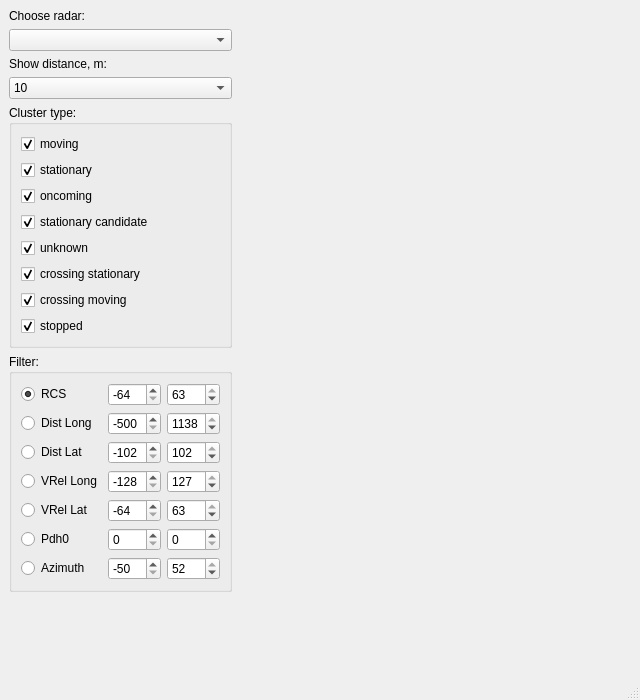
<?xml version="1.0" encoding="UTF-8"?>
<ui version="4.0">
 <class>DisplayData</class>
 <widget class="QMainWindow" name="DisplayData">
  <property name="geometry">
   <rect>
    <x>0</x>
    <y>0</y>
    <width>640</width>
    <height>700</height>
   </rect>
  </property>
  <property name="windowTitle">
   <string>MainWindow</string>
  </property>
  <property name="windowIcon">
   <iconset>
    <normaloff>icon.ico</normaloff>icon.ico</iconset>
  </property>
  <widget class="QWidget" name="centralwidget">
   <layout class="QGridLayout" name="gridLayout_2">
    <item row="0" column="0" rowspan="2">
     <layout class="QVBoxLayout" name="verticalLayout_2">
      <property name="sizeConstraint">
       <enum>QLayout::SetMinimumSize</enum>
      </property>
      <item>
       <widget class="QLabel" name="lRadNum">
        <property name="sizePolicy">
         <sizepolicy hsizetype="Preferred" vsizetype="Fixed">
          <horstretch>0</horstretch>
          <verstretch>0</verstretch>
         </sizepolicy>
        </property>
        <property name="frameShadow">
         <enum>QFrame::Plain</enum>
        </property>
        <property name="text">
         <string>Choose radar:</string>
        </property>
       </widget>
      </item>
      <item>
       <widget class="QComboBox" name="cmBRadNum"/>
      </item>
      <item>
       <widget class="QLabel" name="lChsDist">
        <property name="text">
         <string>Show distance, m:</string>
        </property>
       </widget>
      </item>
      <item>
       <widget class="QComboBox" name="cBChsDist">
        <item>
         <property name="text">
          <string>10</string>
         </property>
        </item>
        <item>
         <property name="text">
          <string>20</string>
         </property>
        </item>
        <item>
         <property name="text">
          <string>40</string>
         </property>
        </item>
        <item>
         <property name="text">
          <string>80</string>
         </property>
        </item>
        <item>
         <property name="text">
          <string>160</string>
         </property>
        </item>
        <item>
         <property name="text">
          <string>250</string>
         </property>
        </item>
        <item>
         <property name="text">
          <string>320</string>
         </property>
        </item>
       </widget>
      </item>
      <item>
       <widget class="QGroupBox" name="gBClType">
        <property name="title">
         <string>Cluster type:</string>
        </property>
        <layout class="QGridLayout" name="gridLayout_3">
         <item row="0" column="0">
          <layout class="QVBoxLayout" name="verticalLayout">
           <item>
            <widget class="QCheckBox" name="cBClMov">
             <property name="text">
              <string>moving</string>
             </property>
             <property name="checked">
              <bool>true</bool>
             </property>
            </widget>
           </item>
           <item>
            <widget class="QCheckBox" name="cBClStat">
             <property name="text">
              <string>stationary</string>
             </property>
             <property name="checked">
              <bool>true</bool>
             </property>
            </widget>
           </item>
           <item>
            <widget class="QCheckBox" name="cBClOnCom">
             <property name="text">
              <string>oncoming</string>
             </property>
             <property name="checked">
              <bool>true</bool>
             </property>
            </widget>
           </item>
           <item>
            <widget class="QCheckBox" name="cBClStatCond">
             <property name="focusPolicy">
              <enum>Qt::StrongFocus</enum>
             </property>
             <property name="text">
              <string>stationary candidate</string>
             </property>
             <property name="checked">
              <bool>true</bool>
             </property>
            </widget>
           </item>
           <item>
            <widget class="QCheckBox" name="cBClUnkn">
             <property name="text">
              <string>unknown</string>
             </property>
             <property name="checked">
              <bool>true</bool>
             </property>
            </widget>
           </item>
           <item>
            <widget class="QCheckBox" name="cBClCrossStat">
             <property name="text">
              <string>crossing stationary</string>
             </property>
             <property name="checked">
              <bool>true</bool>
             </property>
            </widget>
           </item>
           <item>
            <widget class="QCheckBox" name="cBClCrossMov">
             <property name="text">
              <string>crossing moving</string>
             </property>
             <property name="checked">
              <bool>true</bool>
             </property>
            </widget>
           </item>
           <item>
            <widget class="QCheckBox" name="cBClStop">
             <property name="text">
              <string>stopped</string>
             </property>
             <property name="checked">
              <bool>true</bool>
             </property>
            </widget>
           </item>
          </layout>
         </item>
        </layout>
       </widget>
      </item>
      <item>
       <widget class="QGroupBox" name="gBClFilt">
        <property name="title">
         <string>Filter:</string>
        </property>
        <layout class="QGridLayout" name="gridLayout_4">
         <item row="0" column="0">
          <layout class="QGridLayout" name="gridLayout">
           <item row="5" column="2">
            <widget class="QSpinBox" name="sBPdh0Max"/>
           </item>
           <item row="1" column="2">
            <widget class="QSpinBox" name="sBDistLongMax">
             <property name="minimum">
              <number>-500</number>
             </property>
             <property name="maximum">
              <number>1138</number>
             </property>
             <property name="value">
              <number>1138</number>
             </property>
            </widget>
           </item>
           <item row="3" column="1">
            <widget class="QSpinBox" name="sBVelLongMin">
             <property name="sizePolicy">
              <sizepolicy hsizetype="Minimum" vsizetype="Fixed">
               <horstretch>0</horstretch>
               <verstretch>0</verstretch>
              </sizepolicy>
             </property>
             <property name="minimum">
              <number>-128</number>
             </property>
             <property name="maximum">
              <number>127</number>
             </property>
             <property name="value">
              <number>-128</number>
             </property>
            </widget>
           </item>
           <item row="6" column="1">
            <widget class="QSpinBox" name="sBAzMin">
             <property name="minimum">
              <number>-50</number>
             </property>
             <property name="maximum">
              <number>52</number>
             </property>
             <property name="value">
              <number>-50</number>
             </property>
            </widget>
           </item>
           <item row="4" column="1">
            <widget class="QSpinBox" name="sBVelLatMin">
             <property name="minimum">
              <number>-64</number>
             </property>
             <property name="maximum">
              <number>63</number>
             </property>
             <property name="value">
              <number>-64</number>
             </property>
            </widget>
           </item>
           <item row="4" column="2">
            <widget class="QSpinBox" name="sBVelLatMax">
             <property name="minimum">
              <number>-64</number>
             </property>
             <property name="maximum">
              <number>63</number>
             </property>
             <property name="value">
              <number>63</number>
             </property>
            </widget>
           </item>
           <item row="0" column="1">
            <widget class="QSpinBox" name="sBRcsMin">
             <property name="minimum">
              <number>-64</number>
             </property>
             <property name="maximum">
              <number>63</number>
             </property>
             <property name="value">
              <number>-64</number>
             </property>
            </widget>
           </item>
           <item row="2" column="2">
            <widget class="QSpinBox" name="sBDistLatMax">
             <property name="minimum">
              <number>-102</number>
             </property>
             <property name="maximum">
              <number>102</number>
             </property>
             <property name="value">
              <number>102</number>
             </property>
            </widget>
           </item>
           <item row="1" column="1">
            <widget class="QSpinBox" name="sBDistLongMin">
             <property name="minimum">
              <number>-500</number>
             </property>
             <property name="maximum">
              <number>1138</number>
             </property>
             <property name="value">
              <number>-500</number>
             </property>
            </widget>
           </item>
           <item row="2" column="1">
            <widget class="QSpinBox" name="sBDistLatMin">
             <property name="minimum">
              <number>-102</number>
             </property>
             <property name="maximum">
              <number>102</number>
             </property>
             <property name="value">
              <number>-102</number>
             </property>
            </widget>
           </item>
           <item row="3" column="2">
            <widget class="QSpinBox" name="sBVelLongMax">
             <property name="minimum">
              <number>-128</number>
             </property>
             <property name="maximum">
              <number>127</number>
             </property>
             <property name="value">
              <number>127</number>
             </property>
            </widget>
           </item>
           <item row="0" column="2">
            <widget class="QSpinBox" name="sBRcsMax">
             <property name="minimum">
              <number>-64</number>
             </property>
             <property name="maximum">
              <number>63</number>
             </property>
             <property name="value">
              <number>63</number>
             </property>
            </widget>
           </item>
           <item row="6" column="2">
            <widget class="QSpinBox" name="sBAzMax">
             <property name="minimum">
              <number>-50</number>
             </property>
             <property name="maximum">
              <number>52</number>
             </property>
             <property name="value">
              <number>52</number>
             </property>
            </widget>
           </item>
           <item row="5" column="1">
            <widget class="QSpinBox" name="sBPdh0Min"/>
           </item>
           <item row="0" column="0">
            <widget class="QRadioButton" name="rBRcs">
             <property name="text">
              <string>RCS</string>
             </property>
             <property name="checked">
              <bool>true</bool>
             </property>
            </widget>
           </item>
           <item row="1" column="0">
            <widget class="QRadioButton" name="rBDistLong">
             <property name="text">
              <string>Dist Long</string>
             </property>
            </widget>
           </item>
           <item row="2" column="0">
            <widget class="QRadioButton" name="rBDistLat">
             <property name="text">
              <string>Dist Lat</string>
             </property>
            </widget>
           </item>
           <item row="3" column="0">
            <widget class="QRadioButton" name="rBVRelLong">
             <property name="text">
              <string>VRel Long</string>
             </property>
            </widget>
           </item>
           <item row="4" column="0">
            <widget class="QRadioButton" name="rBVRelLat">
             <property name="text">
              <string>VRel Lat</string>
             </property>
            </widget>
           </item>
           <item row="5" column="0">
            <widget class="QRadioButton" name="rBPdh0">
             <property name="text">
              <string>Pdh0</string>
             </property>
            </widget>
           </item>
           <item row="6" column="0">
            <widget class="QRadioButton" name="rBAzimuth">
             <property name="text">
              <string>Azimuth</string>
             </property>
            </widget>
           </item>
          </layout>
         </item>
        </layout>
       </widget>
      </item>
     </layout>
    </item>
    <item row="0" column="1">
     <widget class="VisImage" name="wDraw" native="true">
      <property name="minimumSize">
       <size>
        <width>50</width>
        <height>0</height>
       </size>
      </property>
     </widget>
    </item>
    <item row="1" column="1">
     <spacer name="horizontalSpacer">
      <property name="orientation">
       <enum>Qt::Horizontal</enum>
      </property>
      <property name="sizeHint" stdset="0">
       <size>
        <width>342</width>
        <height>20</height>
       </size>
      </property>
     </spacer>
    </item>
    <item row="2" column="0">
     <spacer name="verticalSpacer">
      <property name="orientation">
       <enum>Qt::Vertical</enum>
      </property>
      <property name="sizeHint" stdset="0">
       <size>
        <width>20</width>
        <height>28</height>
       </size>
      </property>
     </spacer>
    </item>
   </layout>
  </widget>
  <widget class="QStatusBar" name="staBarDisp"/>
 </widget>
 <customwidgets>
  <customwidget>
   <class>VisImage</class>
   <extends>QWidget</extends>
   <header location="global">visimage.h</header>
   <container>1</container>
  </customwidget>
 </customwidgets>
 <resources/>
 <connections/>
</ui>
